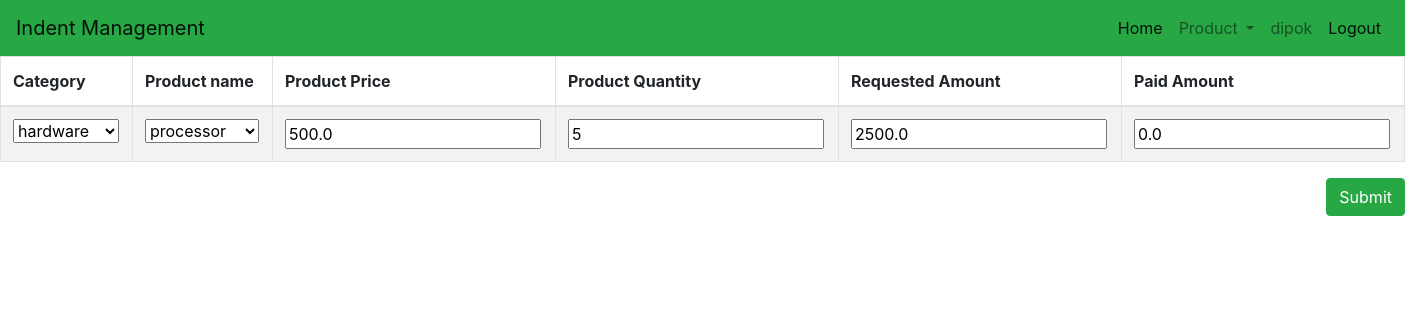
/update/59 (signed in), run on the app's committed database.
### indentapp/models.py (models this page shows, shortened)
class Indent(models.Model):
    user = models.ForeignKey(Profile, on_delete=models.CASCADE)
    category = models.ForeignKey(Category, on_delete=models.CASCADE)
    product = models.ForeignKey(Product, on_delete=models.CASCADE)
    product_price = models.FloatField(blank=True)
    product_quantity = models.IntegerField(null=True)
    requested_amount = models.FloatField(null=False, blank=True, default=0)
    paid_amount = models.FloatField(null=True, default=0)
    balance = models.FloatField(null=True, default=0)

### indentapp/views.py (the view)
# urls.py: path('update/<int:id>', views.updateVoucher, name="update"),
def updateVoucher(request, id, false=None):
    indent = get_object_or_404(Indent, pk=id)
    form = ProductVoucherForm(request.POST or None, instance=indent)
    if form.is_valid():
        indent = form.save(commit=false)
        indent.save()
        return redirect('voucher')
    else:
        context = {
            'form': form
        }
    return render(request, 'update_voucher.html', context)

### indentapp/forms.py
class ProductVoucherForm(forms.ModelForm):
    requested_amount = forms.FloatField(required=False)
    paid_amount = forms.FloatField(required=False)
    balance = forms.FloatField(required=False)
    class Meta:
        model = Indent
        fields = ['user', 'category', 'product', 'product_price', 'product_quantity', 'requested_amount', 'paid_amount',
                  'balance']

### indentapp/models.py (called while the page is built)
    def __str__(self):
        return self.category_name

    def __str__(self):
        return self.product_name

### templates/update_voucher.html (shortened to what this page needs)
{% extends 'index.html' %}
{% block content %}
<head>
    <link rel="stylesheet" href="https://stackpath.bootstrapcdn.com/bootstrap/4.2.1/css/bootstrap.min.css"
>
    <link rel="stylesheet" href="https://use.fontawesome.com/releases/v5.6.3/css/all.css"
>
    <link rel="stylesheet" href="https://unpkg.com/bootstrap-table@1.15.4/dist/bootstrap-table.min.css">
</head>
<form action="" method="POST">
    <table id="my_table_1" class="table table-bordered table-striped" data-toggle="table" data-sort-stable="true">
        <thead>
        <tr>
            <th>Category</th>
            <th>Product name</th>
            <th>Product Price</th>
            <th>Product Quantity</th>
            <th>Requested Amount</th>
            <th>Paid Amount</th>
        </tr>
        </thead>
        <tbody>
        <tr>
            <td>{{ form.category }}</td>
            <td>{{ form.product }}</td>
            <td>{{ form.product_price }}</td>
            <td>{{ form.product_quantity }}</td>
            <td>{{ form.requested_amount }}</td>
            <td>{{ form.paid_amount }}</td>
        </tr>
        </tbody>
    </table>
    <button type="submit" class="btn btn-success" style="float:right">Submit</button>
</form>
{% endblock content %}

### templates/index.html (shortened to what this page needs)
<!doctype html>
<html lang="en">
<head>
    <link rel="stylesheet" href="https://stackpath.bootstrapcdn.com/bootstrap/4.1.3/css/bootstrap.min.css"
>
</head>
<body>
<nav class="navbar navbar-expand-lg navbar-light bg-success">
    <a class="navbar-brand" href="/index">Indent Management</a>
    <div class="collapse navbar-collapse" id="navbarNavAltMarkup">
        <div class="navbar-nav ml-auto">
            {% if user.is_authenticated %}
            <a class="nav-item nav-link active" href="/product/voucher">Home <span class="sr-only">(current)</span></a>
             <li class="nav-item dropdown">
        <a class="nav-link dropdown-toggle" href="/index" id="navbarDropdown" role="button" data-toggle="dropdown" aria-haspopup="true" aria-expanded="false">
          Product
        <span class="sr-only">(current)</span></a>
      </li>
            <a class="nav-item nav-link" href="">{{user.username}}<span class="sr-only">(current)</span></a>
            <a class="nav-item nav-link active" href="/logout">Logout<span class="sr-only">(current)</span></a>
            {% else %}
            <a class="nav-item nav-link active" href="/login">LogIn<span class="sr-only">(current)</span></a>
            {% endif %}
        </div>
    </div>
</nav>
{% block content %}
{% endblock content %}
</body>
</html>

### data on the page
Indent: category "hardware", product "processor", product_price "500.0", product_quantity "5", requested_amount "2500.0", paid_amount "0.0"

### other printed values
{{ user.username }} "dipok"
